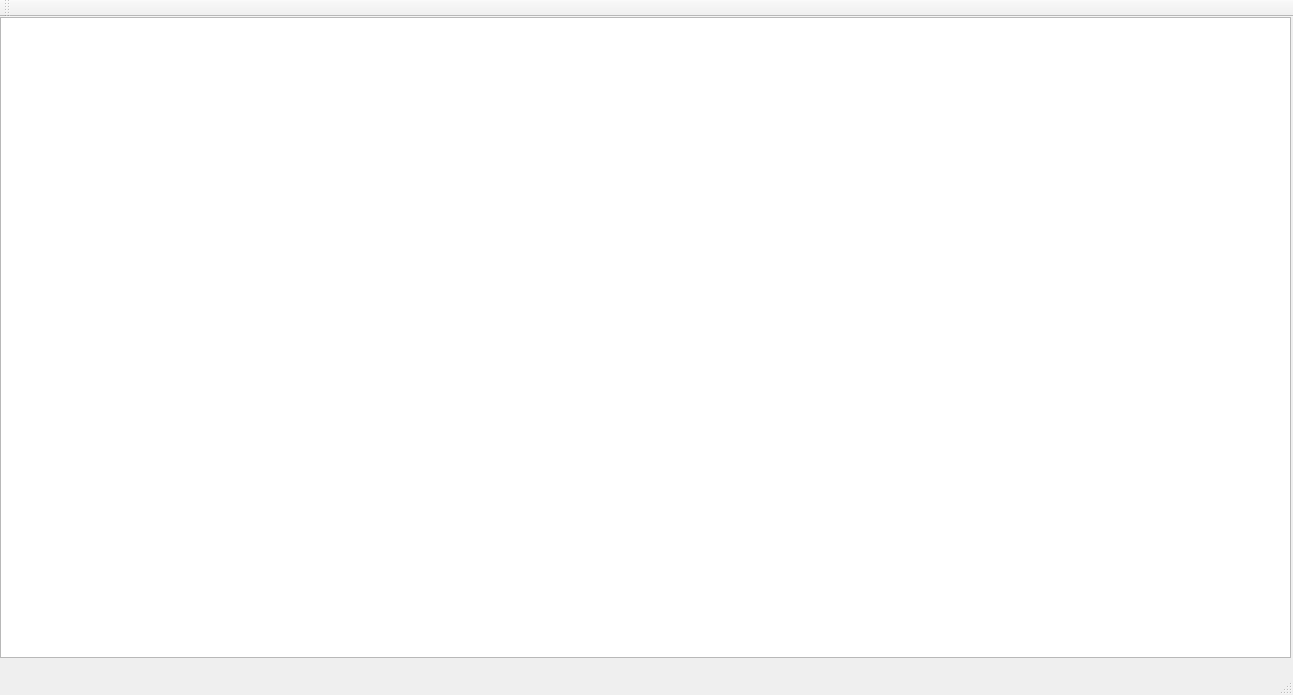
<?xml version="1.0" encoding="UTF-8"?>
<ui version="4.0">
 <class>MainWindow</class>
 <widget class="QMainWindow" name="MainWindow">
  <property name="geometry">
   <rect>
    <x>0</x>
    <y>0</y>
    <width>1293</width>
    <height>695</height>
   </rect>
  </property>
  <property name="windowTitle">
   <string>MainWindow</string>
  </property>
  <widget class="QWidget" name="centralWidget">
   <widget class="QGraphicsView" name="graphicsView">
    <property name="geometry">
     <rect>
      <x>0</x>
      <y>0</y>
      <width>1291</width>
      <height>641</height>
     </rect>
    </property>
   </widget>
  </widget>
  <widget class="QMenuBar" name="menuBar">
   <property name="geometry">
    <rect>
     <x>0</x>
     <y>0</y>
     <width>1293</width>
     <height>21</height>
    </rect>
   </property>
  </widget>
  <widget class="QToolBar" name="mainToolBar">
   <attribute name="toolBarArea">
    <enum>TopToolBarArea</enum>
   </attribute>
   <attribute name="toolBarBreak">
    <bool>false</bool>
   </attribute>
  </widget>
  <widget class="QStatusBar" name="statusBar"/>
 </widget>
 <layoutdefault spacing="6" margin="11"/>
 <resources/>
 <connections/>
</ui>
